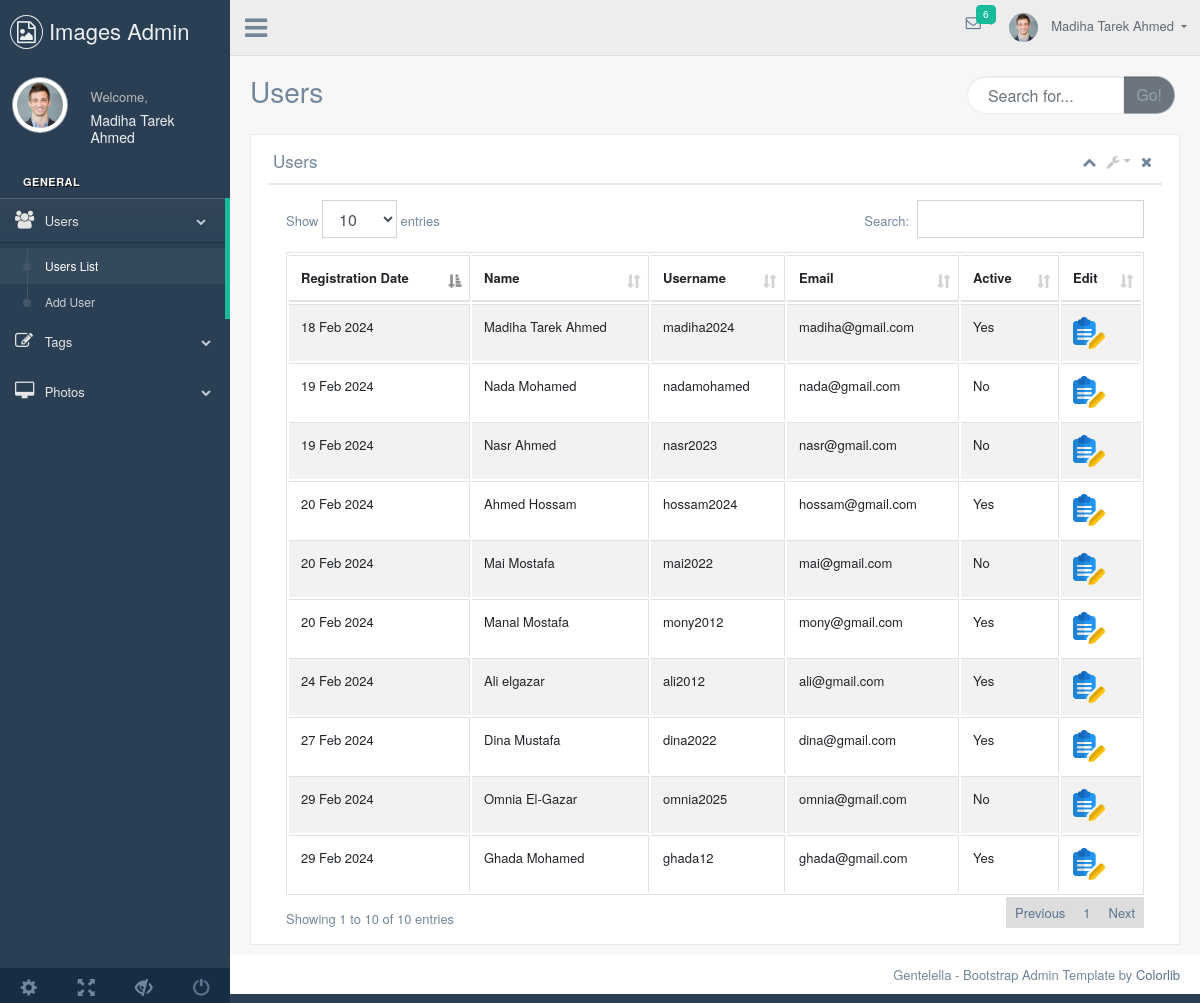
The page /admin/users.php (signed in) on the database its author committed.
### tables this page shows
CREATE TABLE `users` (
  `user_id` int(11) NOT NULL,
  `fullname` varchar(75) NOT NULL,
  `username` varchar(75) NOT NULL,
  `email` varchar(75) NOT NULL,
  `password` varchar(60) NOT NULL,
  `active` tinyint(1) NOT NULL DEFAULT 0 COMMENT '0 not active user\r\n1 active user',
  `created_at` timestamp NOT NULL DEFAULT current_timestamp()
);

### admin/users.php (the view, shortened to what this page needs)
<?php
include_once( 'conn.php' );
try {
    $sql = 'SELECT * FROM `users`';
    $usersData = $conn->prepare( $sql );
    $usersData->execute();
} catch( PDOException $e ) {
    $errMsg =  $e->getMessage();
}
?>
<!DOCTYPE html>
<html lang="en">
<head>
    <?php
      $titlePage = "Users";
      include_once("pages/head.php");
    ?>
</head>
<body class="nav-md">
    <div class="container body">
        <div class="main_container">
            <?php
            include_once("pages/bar.php");
            include_once("pages/navigation.php");
            ?>
            <div class="right_col" role="main">
                <div class="">
                    <?php
                    include_once("pages/page-title.php");
                    ?>
                    <div class="row">
                        <div class="col-md-12 col-sm-12 ">
                            <div class="x_panel">
                                <?php
                           include_once("pages/setting.php");
                           ?>
                                <div class="x_content">
                                    <div class="row">
                                        <div class="col-sm-12">
                                            <div class="card-box table-responsive">
                                                <table id="datatable" class="table table-striped table-bordered"
                                                    style="width:100%">
                                                    <thead>
                                                        <tr>
                                                            <th>Registration Date</th>
                                                            <th>Name</th>
                                                            <th>Username</th>
                                                            <th>Email</th>
                                                            <th>Active</th>
                                                            <th>Edit</th>
                                                        </tr>
                                                    </thead>
                                                    <tbody>
                                                        <?php
                                                            foreach($usersData->fetchAll() as $user_row){
                                                                $user_id=$user_row['user_id'];
                                                                $fullname = $user_row['fullname'];
                                                                $username = $user_row['username'];
                                                                $email= $user_row['email'];
                                                                if($user_row['active']==1){
                                                                    $active = "Yes";
                                                                }else{
                                                                    $active = "No";
                                                                }
                                                                $created_at = date( 'd M Y', strtotime( $user_row[ 'created_at' ] ) );
                                                        ?>
                                                        <tr>
                                                            <td><?php echo $created_at ?></td>
                                                            <td><?php echo $fullname ?></td>
                                                            <td><?php echo $username ?></td>
                                                            <td><?php echo $email ?></td>
                                                            <td><?php echo $active ?></td>
                                                            <td><a href="edituser.php?user_id=<?php echo $user_id ?>"
                                                                    onclick="return confirm('Are you sure you want to update this user?')">
                                                                    <img src="./images/edit.png" alt="Edit"></a></td>
                                                        </tr>
                                                        <?php
                                                            }
                                                        ?>
                                                    </tbody>
                                                </table>
                                            </div>
                                        </div>
                                    </div>
                                </div>
                            </div>
                        </div>
                    </div>
                </div>
            </div>
        </div>
        <?php
            include_once("pages/footer.php");
        ?>
    </div>
</body>
</html>

### admin/pages/head.php (shortened to what this page needs)
<link href="vendors/bootstrap/dist/css/bootstrap.min.css" rel="stylesheet">
<link href="vendors/font-awesome/css/font-awesome.min.css" rel="stylesheet">
<link href="vendors/nprogress/nprogress.css" rel="stylesheet">
<link href="vendors/iCheck/skins/flat/green.css" rel="stylesheet">
<link href="vendors/datatables.net-bs/css/dataTables.bootstrap.min.css" rel="stylesheet">
<link href="vendors/datatables.net-buttons-bs/css/buttons.bootstrap.min.css" rel="stylesheet">
<link href="vendors/datatables.net-fixedheader-bs/css/fixedHeader.bootstrap.min.css" rel="stylesheet">
<link href="vendors/datatables.net-responsive-bs/css/responsive.bootstrap.min.css" rel="stylesheet">
<link href="vendors/datatables.net-scroller-bs/css/scroller.bootstrap.min.css" rel="stylesheet">
<link href="build/css/custom.min.css" rel="stylesheet">

### admin/pages/bar.php
<div class="col-md-3 left_col">
    <div class="left_col scroll-view">
        <div class="navbar nav_title" style="border: 0;">
            <a href="../index.php" class="site_title"><i class="fa fa-file-image-o"></i></i>
                <span>Images Admin</span></a>
        </div>
        <?php
            include_once("profileName.php");
            include_once("sidebar.php");
            include_once("menuFooter.php");
        ?>
    </div>
</div>

### admin/pages/profileName.php (shortened to what this page needs)
<div class="profile clearfix">
    <div class="profile_pic">
        <img src="images/img.jpg" alt="..." class="img-circle profile_img">
    </div>
    <div class="profile_info">
        <span>Welcome,</span>
        <h2><?php echo $_SESSION['fullname'] ?></h2>
    </div>
</div>
<br />

### admin/pages/sidebar.php (shortened to what this page needs)
<div id="sidebar-menu" class="main_menu_side hidden-print main_menu">
    <div class="menu_section">
        <h3>General</h3>
        <ul class="nav side-menu">
            <li><a><i class="fa fa-users"></i> Users <span class="fa fa-chevron-down"></span></a>
                <ul class="nav child_menu">
                    <li><a href="users.php">Users List</a></li>
                    <li><a href="addUser.php">Add User</a></li>
                </ul>
            </li>
            <li><a><i class="fa fa-edit"></i> Tags <span class="fa fa-chevron-down"></span></a>
            </li>
            <li><a><i class="fa fa-desktop"></i> Photos <span class="fa fa-chevron-down"></span></a>
            </li>
        </ul>
    </div>
</div>

### admin/pages/menuFooter.php
<div class="sidebar-footer hidden-small">
    <a data-toggle="tooltip" data-placement="top" title="Settings">
        <span class="glyphicon glyphicon-cog" aria-hidden="true"></span>
    </a>
    <a data-toggle="tooltip" data-placement="top" title="FullScreen">
        <span class="glyphicon glyphicon-fullscreen" aria-hidden="true"></span>
    </a>
    <a data-toggle="tooltip" data-placement="top" title="Lock">
        <span class="glyphicon glyphicon-eye-close" aria-hidden="true"></span>
    </a>
    <a data-toggle="tooltip" data-placement="top" title="Logout" href="login.html">
        <span class="glyphicon glyphicon-off" aria-hidden="true"></span>
    </a>
</div>

### admin/pages/navigation.php (shortened to what this page needs)
<div class="top_nav">
              <div class="nav_menu">
                  <div class="nav toggle">
                      <a id="menu_toggle"><i class="fa fa-bars"></i></a>
                  </div>
                  <nav class="nav navbar-nav">
                      <ul class=" navbar-right">
                          <li class="nav-item dropdown open" style="padding-left: 15px;">
                              <a href="javascript:;" class="user-profile dropdown-toggle" aria-haspopup="true"
                                  id="navbarDropdown" data-toggle="dropdown" aria-expanded="false">
                                  <img src="images/img.jpg" alt="">
                                  <?php echo $_SESSION['fullname']; ?>
                              </a>
                          </li>
                          <li role="presentation" class="nav-item dropdown open">
                              <a href="javascript:;" class="dropdown-toggle info-number" id="navbarDropdown1"
                                  data-toggle="dropdown" aria-expanded="false">
                                  <i class="fa fa-envelope-o"></i>
                                  <span class="badge bg-green">6</span>
                              </a>
                          </li>
                      </ul>
                  </nav>
              </div>
          </div>

### admin/pages/page-title.php
 <div class="page-title">
                        <div class="title_left">
                            <h3><?php echo $titlePage?></h3>
                        </div>
                        <div class="title_right">
                            <div class="col-md-5 col-sm-5 col-xs-12 form-group pull-right top_search">
                                <div class="input-group">
                                    <input type="text" class="form-control" placeholder="Search for...">
                                    <span class="input-group-btn">
                                        <button class="btn btn-secondary" type="button">Go!</button>
                                    </span>
                                </div>
                            </div>
                        </div>
                    </div>
<div class="clearfix"></div>

### admin/pages/setting.php (shortened to what this page needs)
<div class="x_title">
                                  <h2><?php echo $titlePage?></h2>
                                  <ul class="nav navbar-right panel_toolbox">
                                      <li><a class="collapse-link"><i class="fa fa-chevron-up"></i></a>
                                      </li>
                                      <li class="dropdown">
                                          <a href="#" class="dropdown-toggle" data-toggle="dropdown" role="button"
                                              aria-expanded="false"><i class="fa fa-wrench"></i></a>
                                      </li>
                                      <li><a class="close-link"><i class="fa fa-close"></i></a>
                                      </li>
                                  </ul>
                                  <div class="clearfix"></div>
                              </div>

### admin/pages/footer.php
<footer>
    <div class="pull-right">
        Gentelella - Bootstrap Admin Template by <a href="https://colorlib.com">Colorlib</a>
    </div>
    <div class="clearfix"></div>
</footer>

### rows shown on the page
users: created_at "18 Feb 2024", fullname "Madiha Tarek Ahmed", username "madiha2024", email "madiha@gmail.com", active "Yes"
users: created_at "19 Feb 2024", fullname "Nada Mohamed", username "nadamohamed", email "nada@gmail.com", active "No"
users: created_at "19 Feb 2024", fullname "Nasr Ahmed", username "nasr2023", email "nasr@gmail.com", active "No"
users: created_at "20 Feb 2024", fullname "Ahmed Hossam", username "hossam2024", email "hossam@gmail.com", active "Yes"
users: created_at "20 Feb 2024", fullname "Mai Mostafa", username "mai2022", email "mai@gmail.com", active "No"
users: created_at "20 Feb 2024", fullname "Manal Mostafa", username "mony2012", email "mony@gmail.com", active "Yes"
users: created_at "24 Feb 2024", fullname "Ali elgazar", username "ali2012", email "ali@gmail.com", active "Yes"
users: created_at "27 Feb 2024", fullname "Dina Mustafa", username "dina2022", email "dina@gmail.com", active "Yes"
users: created_at "29 Feb 2024", fullname "Omnia El-Gazar", username "omnia2025", email "omnia@gmail.com", active "No"
users: created_at "29 Feb 2024", fullname "Ghada Mohamed", username "ghada12", email "ghada@gmail.com", active "Yes"

### other values the page prints
$_SESSION['fullname'] "Madiha Tarek Ahmed"
$titlePage "Users"
